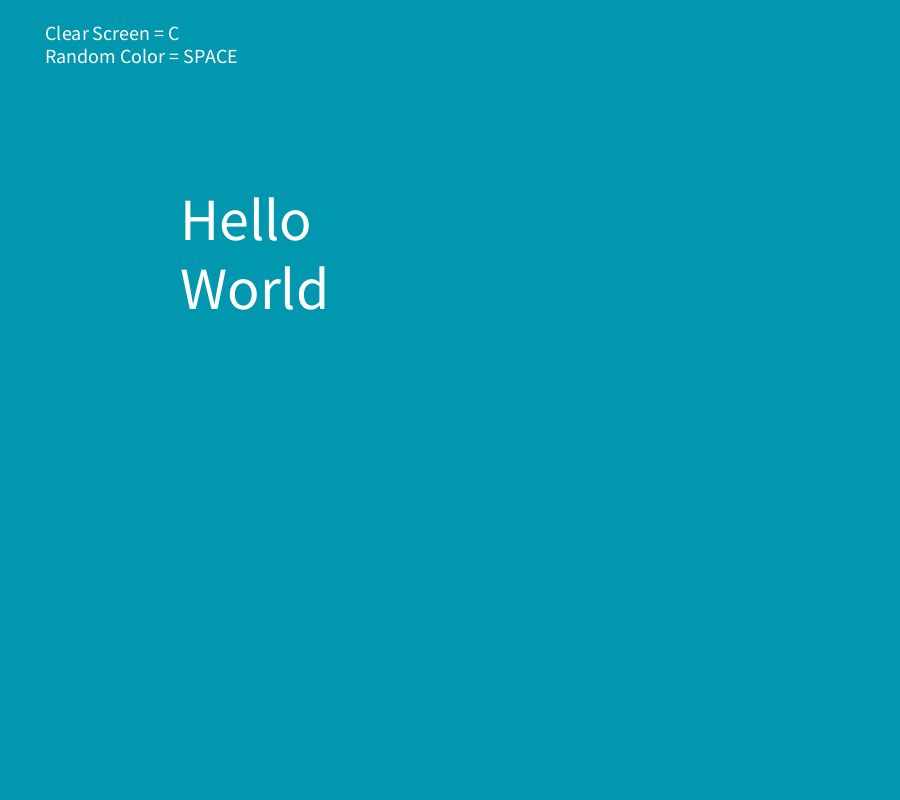
Frame 1 (no input)
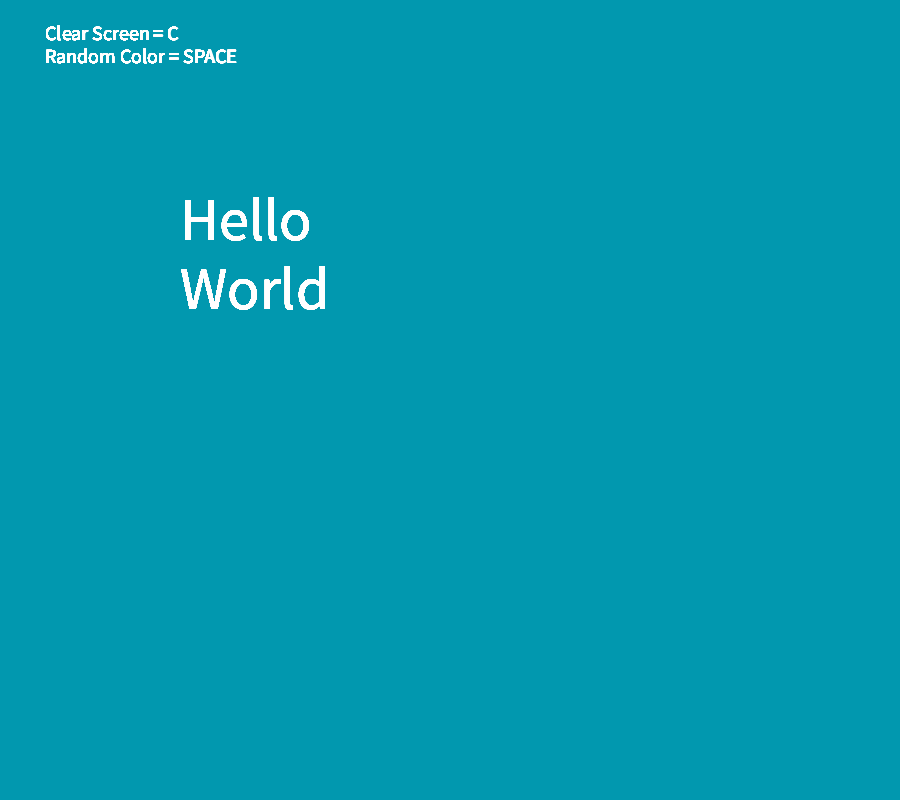
Frame 60 (the mouse pressed at the canvas centre just before this capture)
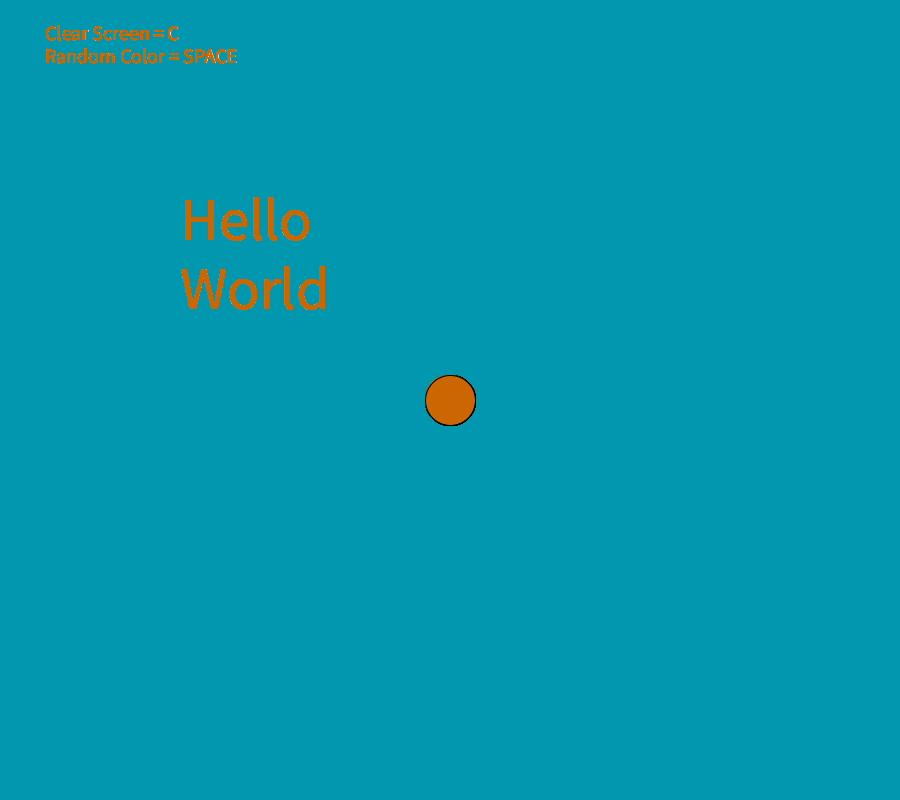
Frame 120 (the mouse held since frame 60 and released just before this capture)

The Processing sketch that drew these frames (run headless with seeded random() and noise(); from frame 60 on, the mouse is pressed at the canvas centre):

// Processing sketch: first
// ── first.pde
//Mariah Vicary 9/6/2017
//Everyone has to start somewhere...
//Program draws an ellipse whenever and wherever the mouse is pressed
//Also chooses a random color when 'space' is pressed
//Also clears the screen when 'c' is pressed


boolean onPressed = false;
boolean newscreen = true;
color elcolor = color (204, 102, 0);

void setup() {
  size(900, 800); 
  background(#0198af);
}

void draw() {
  textSize(20);
  text("Clear Screen = C" + "\n" +
    "Random Color = SPACE" + "\n"
    , width*0.05, height*0.05);

  if (newscreen) {
    textSize(60);
    text("Hello" + "\n" +
      "World" + "\n"
      , width*0.2, height*0.3);
  }

  if (onPressed) {
    ellipse(mouseX, mouseY, 50, 50);
    fill(elcolor);
  }
}// end draw


void keyPressed() {
  newscreen = false;

  if (key == ' ') {
    elcolor = color(random(255), random(255), random(255));
  }

  if (key == 'c') {
    background(16);
  }
}   

void mousePressed() {
  onPressed = true;
}

void mouseReleased() {
  onPressed = false;
}
